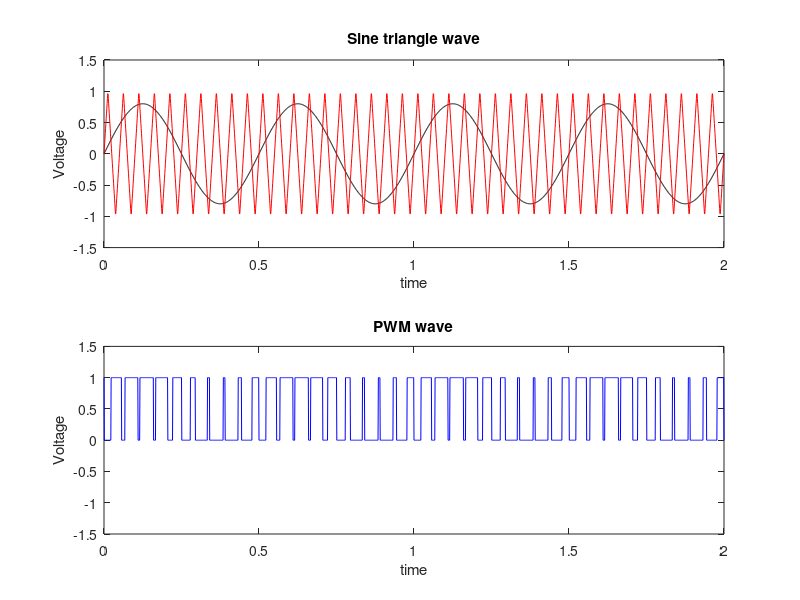

This chart was generated by the following MATLAB code:
clc
close all
clear
t=0:0.001:2;
s=sawtooth(4*pi*10*t+(pi/2),0.5);
m=0.80*sin(4*pi*1*t);
n=length(s);
for i=1:n
  if(m(i)>=s(i))
  pwm(i)=1;
  elseif(m(i)<=s(i))
  pwm(i)=0;
end
end

#Sine-Triangle wave
subplot(2,1,1)
plot(t,m,'-k',t,s,'-r');
axis([0 2 -1.5 1.5]);
title('Sine triangle wave');
xlabel('time');
ylabel('Voltage');

#PWM Wave
subplot(2,1,2)
plot(t,pwm,'-b');
axis([0 2 -1.5 1.5]);
title('PWM wave');
xlabel('time');
ylabel('Voltage');